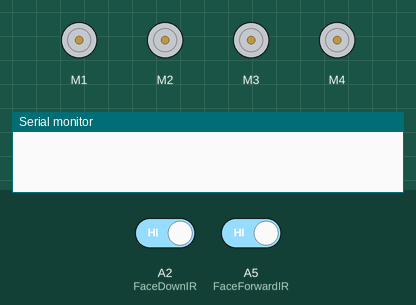
Recording of a sketch running on a simulated Arduino Uno, built with avr-gcc and run on an emulated ATmega328P. On the bench: 4 × DC motor (green arrow = forward, orange = backward, longer = faster), the last lines printed to the serial monitor. The inputs (shaded band) are chosen by the test bench; at power-on: A2 (FaceDownIR) HIGH, A5 (FaceForwardIR) HIGH.

Above: at 2.2 s.
2.3 s: A2 (FaceDownIR) driven LOW
10.5 s: A5 (FaceForwardIR) driven LOW
At 11.6 s:
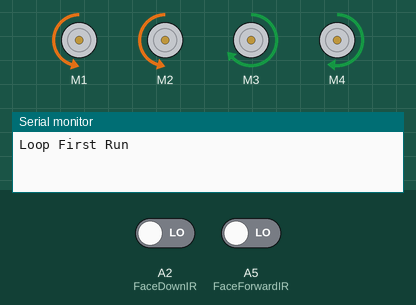
At 16.6 s:
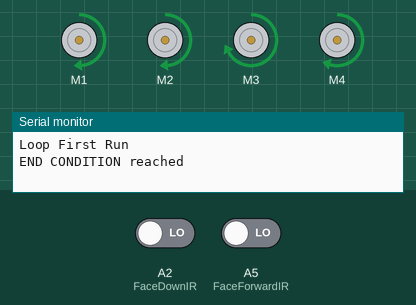
Timing chart, 0 to 18.1 s (numbered marks = the images above; inputs shaded):
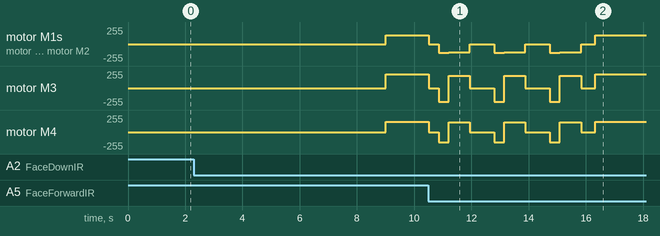

The sketch:

Ver4.ino
```cpp
// ========================= DEFINE MOTORS AND SENSORS =========================
#define FaceDownIR A2
#define FaceForwardIR A5

#include <AFMotor.h>

AF_DCMotor motor1(1);
AF_DCMotor motor2(2);
AF_DCMotor motor3(3);
AF_DCMotor motor4(4);

// ========================= Initialize =========================

int motor1Speed = 120;
int motor2Speed = 120;
int motor3Speed = 120;
int motor4Speed = 120;

float motor1AdjustmentFactor = 1.1;
float motor2AdjustmentFactor = 1.1;
float motor3AdjustmentFactor = 1.7;
float motor4AdjustmentFactor = 1.3;

float floorGripFactor = 0.9;

// ========================= GLOBAL VARIABLES =========================
bool done = false;

bool debounce = false;
bool objectInFrontVar = false;
bool surfaceBelowVar = true;

bool FaceDownIRState = HIGH;
bool FaceForwardIRState = HIGH;

unsigned long lastCheckedIntersect = 0;

// ========================= PATH VARIABLES =========================

struct Region {
  int x1, y1;
  int x2, y2;
  unsigned long time; //5th variable for time
};

int maxRegionCount = 12;

Region regions[12 ];
int regionCount = 0;

bool alignedx = true;
bool positiveDir = true;

int currentX = 0;
int currentY = 0;

unsigned long beganForward;  // so the robot knows how long it has been traveling forward

// ========================= FUNCTIONS =========================

/**
 * @brief Allows robot to turn any degree and gives option to move back a bit to account for turn radius.
 *
 * @param deg The amount of degrees to turn.
 * @param moveBack Whether to move back or not.
 * @return void
 */
void turn(float deg, bool moveBack) {
  int timeToTurnPerp = 825;  //test values until callibrated good enough (in ms)
  motor1.run(RELEASE);
  motor2.run(RELEASE);
  motor3.run(RELEASE);
  motor4.run(RELEASE);

  delay(350);

  if (moveBack) {
    motor1.setSpeed(120 * motor1AdjustmentFactor);
    motor2.setSpeed(120 * motor2AdjustmentFactor);
    motor3.setSpeed(120 * motor3AdjustmentFactor);
    motor4.setSpeed(120 * motor4AdjustmentFactor);
    motor1.run(BACKWARD);
    motor2.run(BACKWARD);
    motor3.run(BACKWARD);
    motor4.run(BACKWARD);
    delay(350);
  }

  motor1.run(RELEASE);
  motor2.run(RELEASE);
  motor3.run(RELEASE);
  motor4.run(RELEASE);

  motor1.setSpeed(110 * motor1AdjustmentFactor);
  motor2.setSpeed(110 * motor2AdjustmentFactor);

  motor3.setSpeed(110 * motor3AdjustmentFactor);
  motor4.setSpeed(110 * motor4AdjustmentFactor);

  if (deg > 0) {
    motor1.run(FORWARD);
    motor2.run(FORWARD);

    motor3.run(BACKWARD);
    motor4.run(BACKWARD);

    if (alignedx) {
      positiveDir = !positiveDir;
    }
  }

  else {
    motor1.run(BACKWARD);
    motor2.run(BACKWARD);

    motor3.run(FORWARD);
    motor4.run(FORWARD);

    if (!alignedx) {
      positiveDir = !positiveDir;
    }
  }

  float timeToDelay = (abs(deg) / 90.0) * timeToTurnPerp * floorGripFactor;

  delay(timeToDelay);
  motor4.run(RELEASE);
  motor3.run(RELEASE);
  motor2.run(RELEASE);
  motor1.run(RELEASE);

  motor4.setSpeed(motor4Speed * motor4AdjustmentFactor);
  motor3.setSpeed(motor3Speed * motor3AdjustmentFactor);
  motor2.setSpeed(motor2Speed * motor2AdjustmentFactor);
  motor1.setSpeed(motor1Speed * motor1AdjustmentFactor);

  alignedx = !alignedx;
}

/**
 * @brief Checks if there is an object in front
 *
 * @return bool
 */
bool isObjectInFront() {
  FaceForwardIRState = digitalRead(FaceForwardIR);

  if (FaceForwardIRState == LOW) {
    return true;
  }

  return false;
}

/**
 * @brief Adds a region based on two points.
 *
 * Each region is actually a line with the robot starting point acting as the origin
 * and the width of the line being 400ms of travel time.
 *
 * @param x1 x coordinate of point 1
 * @param y1 y coordinate of point 1
 * @param x2 x coordinate of point 2
 * @param y2 y coordinate of point 2
 * @return void
 */
void addRegion(int x1, int y1, int x2, int y2, unsigned long t) {
  if (regionCount < maxRegionCount) {
    regions[regionCount] = { x1, y1, x2, y2, t};
    regionCount++;
  }
}

/**
 * @brief Checks if there is a surface beneath the robot
 *
 * @return bool
 */
bool isSurfaceBeneath() {
  FaceDownIRState = digitalRead(FaceDownIR);

  if (FaceDownIRState == LOW) {
    return true;
  }

  return false;
}

/**
 * @brief Log the robot's position and create region
 *
 * Position is logged based on travel time.
 *
 * @return void
 */
void logPosition() {
  int dirFlip;
  unsigned long currentTime = millis();

  unsigned long travelTime = currentTime - beganForward;

  if (positiveDir) {
    dirFlip = 1;
  }

  else {
    dirFlip = -1;
  }

  int unitsMoved = travelTime / 100;

  int startX = regions[regionCount-1].x2;
  int startY = regions[regionCount-1].y2;

  int endX;
  int endY;

  if (alignedx) {
    endX = startX + unitsMoved * dirFlip;
    endY = startY;
  }

  else {
    endX = startX;
    endY = startY + unitsMoved * dirFlip;
  }

  addRegion(startX, startY, endX, endY, travelTime);
}

/**
 * @brief Checks if robot current position is within 400ms of hitting a perpindicular line to travel direction.
 *
 * @return bool
 */
bool intersectWithExistingLine() {
  int dirFlip;
  float intersectDistance = 4.5; // intersectDistance/10 seconds of travel time away from line is considered intersecting

  if (positiveDir) {
    dirFlip = 1;
  }

  else {
    dirFlip = -1;
  }

  for (int i = 0; i < regionCount; i++) {
    if (alignedx) {
      if (regions[i].x1 == regions[i].x2) {               // ensures this is a vertical line
        int dist = (regions[i].x1 - currentX) * dirFlip;  // distance to line

        int minY = min(regions[i].y1, regions[i].y2);
        int maxY = max(regions[i].y1, regions[i].y2);

        if (dist > 0 && dist < intersectDistance && currentY >= minY && currentY <= maxY) {  // distance and that line exists directly in front of bot
          return true;
        }
      }
    }

    else {
      if (regions[i].y1 == regions[i].y2) {
        int dist = (regions[i].y1 - currentY) * dirFlip;

        int minX = min(regions[i].x1, regions[i].x2);
        int maxX = max(regions[i].x1, regions[i].x2);  // idk how necessary this is since the bot should travel in an enclosed shape but I've implemented it for now

        if (dist > 0 && dist < intersectDistance && currentX >= minX && currentX <= maxX) {  // distance and that line exists directly in front of bot
          return true;
        }
      }
    }
  }

  return false;
}

/**
 * @brief Moves robot forward.
 *
 * @return void
 */
void forward() {
  motor4.setSpeed(motor4Speed * motor4AdjustmentFactor);
  motor3.setSpeed(motor3Speed * motor3AdjustmentFactor);
  motor2.setSpeed(motor2Speed * motor2AdjustmentFactor);
  motor1.setSpeed(motor1Speed * motor1AdjustmentFactor);

  motor4.run(FORWARD);
  motor3.run(FORWARD);
  motor2.run(FORWARD);
  motor1.run(FORWARD);
}

void releaseAll() {
  motor4.run(RELEASE);
  motor3.run(RELEASE);
  motor2.run(RELEASE);
  motor1.run(RELEASE);
}

// ========================= SETUP AND LOOP =========================

void setup() {
  pinMode(FaceDownIR, INPUT);
  pinMode(FaceForwardIR, INPUT);

  motor1.setSpeed(motor1Speed);
  motor1.run(RELEASE);

  motor2.setSpeed(motor2Speed);
  motor2.run(RELEASE);

  motor3.setSpeed(motor3Speed);
  motor3.run(RELEASE);

  motor4.setSpeed(motor4Speed);
  motor4.run(RELEASE);

  regions[0] = { 0, 0, 0, 0, 0};
  regionCount = 1;

  Serial.begin(9600);
  delay(1000);
}

void loop() {
  if (!done) {

    // Only runs once in a loop (makes sure the loop is reached at all)
    if (!debounce) {
      delay(8000);
      debounce = true;
      Serial.println("Loop First Run");
      forward();
      beganForward = millis();
    }

    // Turn conditions
    objectInFrontVar = isObjectInFront();
    surfaceBelowVar = isSurfaceBeneath();

    // End condition(s)
    if (regionCount >= 3) { // Prevents error when regio count is less than 3
      unsigned long TravelTime1 = regions[regionCount - 1].time; //Last travel time
      unsigned long TravelTime2 = regions[regionCount - 2].time; //Second last travel time
      unsigned long TravelTime3 = regions[regionCount - 3].time; //Third last travel time

      if ((TravelTime1 && TravelTime2 && TravelTime3) <= 3) { //Checks if all last times is smaller than 3
        Serial.println("END CONDITION reached");
        done = true;
        releaseAll();
      }
    }
    // Condition Checks
    if (!surfaceBelowVar) { // Changed from else if to if, because it needs to check even if the region count is larger than 3
      // Turn
      releaseAll();
      logPosition();
      turn(-90, true);
      delay(500);
      forward();
      beganForward = millis();
    }

    else if (objectInFrontVar) {
      // Turn
      releaseAll();
      logPosition();
      turn(-90, true);
      delay(500);
      forward();
      beganForward = millis();
    }

    else {
      // Set currentX ad currentY amd then check intersection

      // Debounce so this computation is only performed once every 100ms
      unsigned long currentTime = millis();
      if (currentTime - lastCheckedIntersect >= 100) {
        lastCheckedIntersect = currentTime;

        int dirFlip;
        unsigned long travelTime = currentTime - beganForward;

        if (positiveDir) {
          dirFlip = 1;
        }

        else {
          dirFlip = -1;
        }

        int unitsMoved = travelTime / 100;

        int startX = regions[regionCount-1].x2;
        int startY = regions[regionCount-1].y2;

        if (alignedx) {
          currentX = startX + unitsMoved * dirFlip;
          currentY = startY;
        }

        else {
          currentX = startX;
          currentY = startY + unitsMoved * dirFlip;
        }

        if (intersectWithExistingLine()) {
          releaseAll();
          logPosition();
          turn(-90, true);
          delay(500);
          forward();
          beganForward = millis();
        }
      }
    }
  }
}
```

Measured:
- after the input at 10.5 s, motor M1, motor M2: forward 132/255 → stopped at once, → backward 132/255 0.35 s later, → backward 121/255 0.35 s later, → stopped 0.74 s later, … (11 changes in this stretch)
